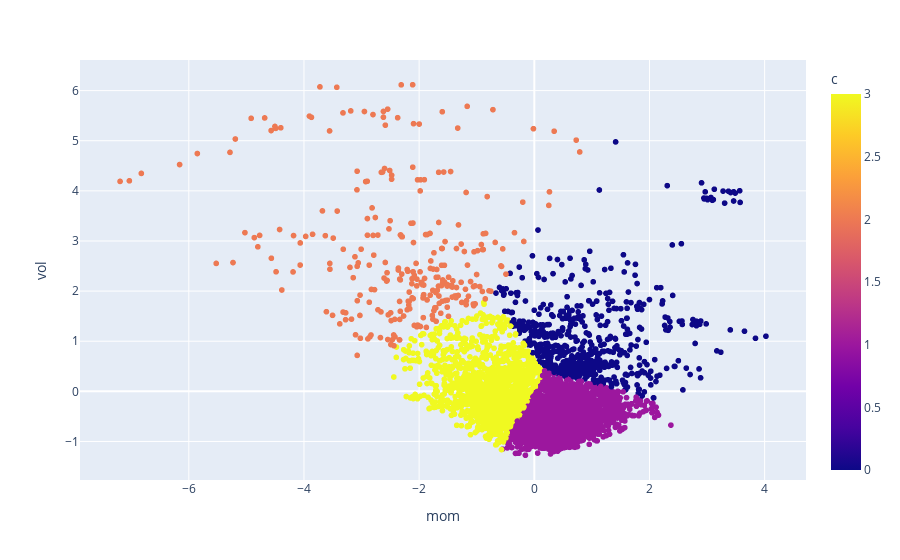

The notebook cell this image was saved under:
### Code cell
fig = px.scatter(data_frame=data, x='mom', y='vol', color='c')
fig.show()

### Figure 1 — Plotly figure (JSON) as saved in the notebook; plotly's stock layout.template omitted (floating-point values rounded to 4 significant figures; data arrays with more than 128 entries replaced by an {"elided": "..."} marker saying what was removed)
{"data": [{"hovertemplate": "mom=%{x}<br>vol=%{y}<br>c=%{marker.color}<extra></extra>", "legendgroup": "", "marker": {"color": {"elided": "5333 int values"}, "coloraxis": "coloraxis", "symbol": "circle"}, "mode": "markers", "name": "", "showlegend": false, "type": "scattergl", "x": {"elided": "5333 float values"}, "xaxis": "x", "y": {"elided": "5333 float values"}, "yaxis": "y"}], "layout": {"coloraxis": {"colorbar": {"title": {"text": "c"}}, "colorscale": [[0, "#0d0887"], [0.1111, "#46039f"], [0.2222, "#7201a8"], [0.3333, "#9c179e"], [0.4444, "#bd3786"], [0.5556, "#d8576b"], [0.6667, "#ed7953"], [0.7778, "#fb9f3a"], [0.8889, "#fdca26"], [1, "#f0f921"]]}, "legend": {"tracegroupgap": 0}, "margin": {"t": 60}, "xaxis": {"anchor": "y", "domain": [0, 1], "title": {"text": "mom"}}, "yaxis": {"anchor": "x", "domain": [0, 1], "title": {"text": "vol"}}}}
